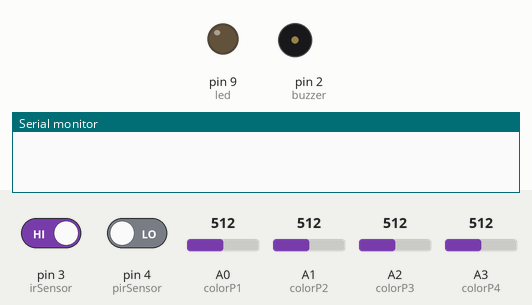
Simulated run of this sketch. Board: Arduino Uno, built with avr-gcc and run on an emulated ATmega328P. On the bench: output pins drawn as LEDs (lit = HIGH), buzzer (waves = sounding, pin HIGH), the last lines printed to the serial monitor. The test bench sets the inputs (shaded band); at power-on: pin 3 (irSensor) HIGH, A0 (colorP1) = 512, pin 4 (pirSensor) LOW, A1 (colorP2) = 512, A2 (colorP3) = 512, A3 (colorP4) = 512.

Above: at 1.2 s.
1.3 s: pin 3 (irSensor) driven LOW
At 2.0 s:
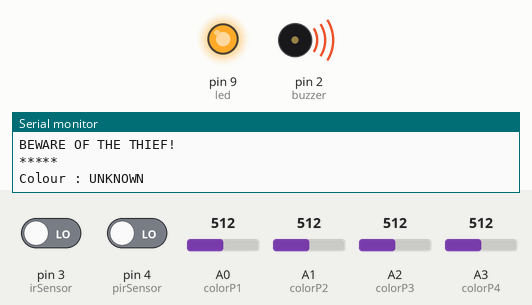
2.9 s: A0 (colorP1) set to 527
8.3 s: pin 3 (irSensor) driven HIGH
At 9.6 s:
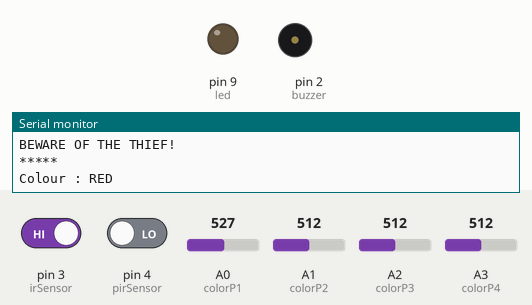
9.9 s: pin 4 (pirSensor) driven HIGH
At 10.9 s:
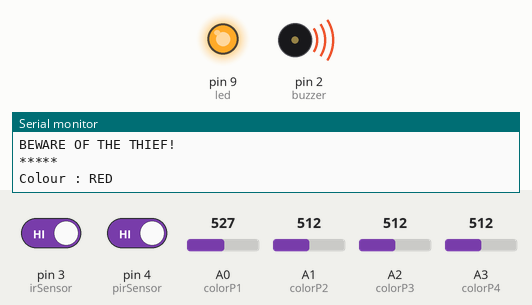
Timing chart, 0 to 12.5 s (numbered marks = the images above; inputs shaded):
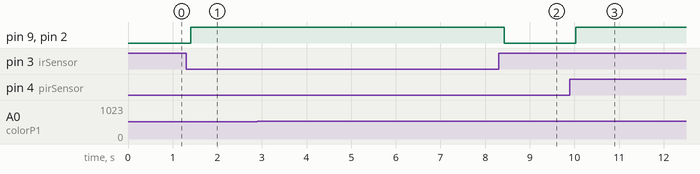

Measured:
- after the input at 1.3 s, pin 9 (led), pin 2 (buzzer): LOW → HIGH after 0.10 s
- after the input at 8.3 s, pin 9 (led), pin 2 (buzzer): HIGH → LOW after 0.13 s
- after the input at 9.9 s, pin 9 (led), pin 2 (buzzer): LOW → HIGH after 0.13 s

The sketch:

THIEF_CORRECTED.ino
```cpp
const int buzzer = 2;
const int irSensor = 3;
const int pirSensor = 4;
const int led = 9;

const int colorP1 = A0;
const int colorP2 = A1;
const int colorP3 = A2;
const int colorP4 = A3;

void setup()
{
  pinMode(buzzer, OUTPUT);
  pinMode(led, OUTPUT);
  pinMode(irSensor, INPUT);
  pinMode(pirSensor, INPUT);

  digitalWrite(buzzer, LOW);
  digitalWrite(led, LOW);

  Serial.begin(9600);
}

void loop()
{
  int ir = digitalRead(irSensor);
  int pir = digitalRead(pirSensor);

  // Change LOW to HIGH if your IR sensor works opposite
  bool thief = (ir == LOW) || (pir == HIGH);

  if(thief)
  {
    digitalWrite(led, HIGH);
    digitalWrite(buzzer, HIGH);

    Serial.println("*****");
    Serial.println("BEWARE OF THE THIEF!");
    Serial.println("*****");

    int p1 = analogRead(colorP1);
    int p2 = analogRead(colorP2);
    int p3 = analogRead(colorP3);
    int p4 = analogRead(colorP4);

    if(p1 > p2 && p1 > p3)
      Serial.println("Colour : RED");

    else if(p2 > p1 && p2 > p3)
      Serial.println("Colour : GREEN");

    else if(p3 > p1 && p3 > p2)
      Serial.println("Colour : BLUE");

    else
      Serial.println("Colour : UNKNOWN");
  }
  else
  {
    digitalWrite(led, LOW);
    digitalWrite(buzzer, LOW);
  }

  delay(200);
}
```
